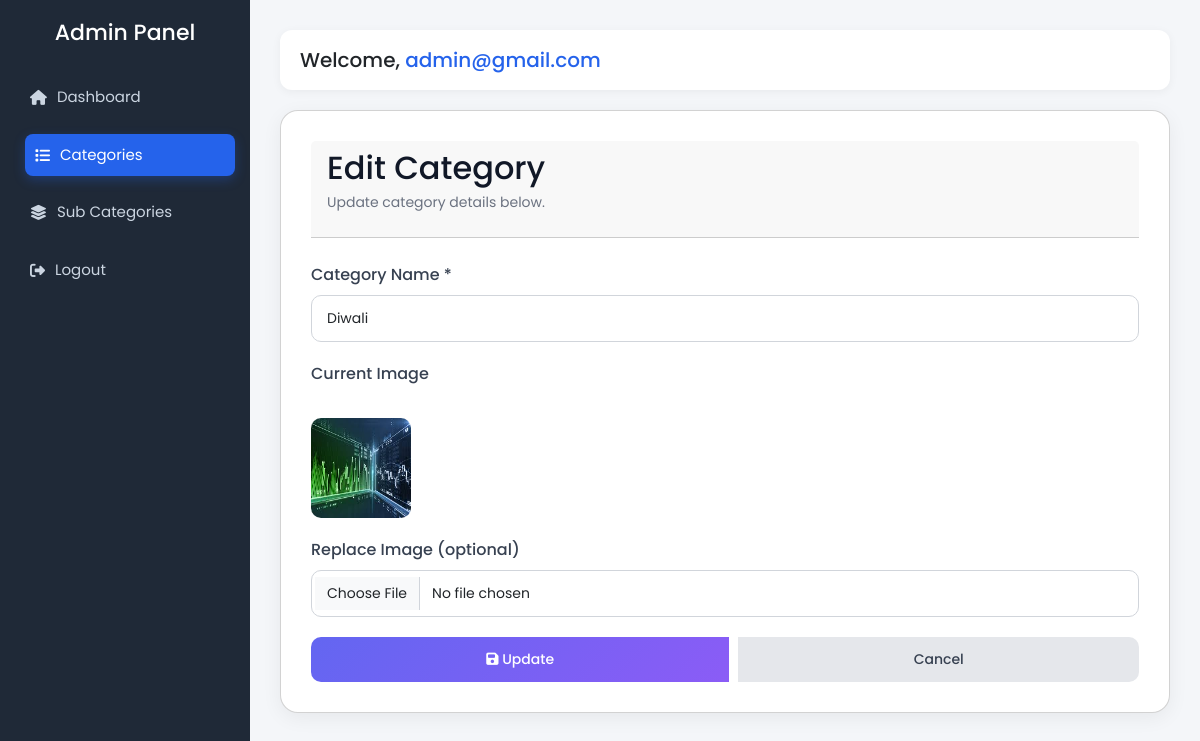
The page /category/edit_category.php?id=1 (signed in) on the database its author committed.
### tables this page shows
CREATE TABLE `categories` (
  `id` int(11) NOT NULL,
  `name` varchar(150) NOT NULL,
  `image` varchar(255) DEFAULT NULL,
  `date` date NOT NULL,
  `created_at` timestamp NOT NULL DEFAULT current_timestamp(),
  `updated_at` timestamp NOT NULL DEFAULT current_timestamp() ON UPDATE current_timestamp(),
  `deleted_at` timestamp NULL DEFAULT NULL
);

### category/edit_category.php (the view, shortened to what this page needs)
<?php
require "../config.php";
$baseUrl = "/festi-wisher/";
$id = intval($_GET['id']);
$sql = "SELECT * FROM categories WHERE id = $id LIMIT 1";
$result = mysqli_query($conn, $sql);
$category = mysqli_fetch_assoc($result);
?>
<!DOCTYPE html>
<html lang="en">
<head>
    <link rel="stylesheet" href="https://cdnjs.cloudflare.com/ajax/libs/font-awesome/6.5.0/css/all.min.css">
    <link rel="stylesheet" href="https://cdn.jsdelivr.net/npm/bootstrap@5.3.0/css/bootstrap.min.css">
    <link rel="stylesheet" href="../css/dashboard.css">
    <link rel="stylesheet" href="../css/add_category.css">
</head>
<body>
<?php include "../sidebar.php"; ?>
<div class="content">
    <div class="topbar">
        <div class="welcome">
            Welcome,
            <span class="username">
                <?= htmlspecialchars($_SESSION['user']) ?>
            </span>
        </div>
    </div>
    <div class="card">
        <div class="card-header">
            <h2>Edit Category</h2>
            <p>Update category details below.</p>
        </div>
        <form method="POST" enctype="multipart/form-data">
            <div class="form-group">
                <label>Category Name *</label>
                <input type="text" name="name" class="form-control"
                    value="<?= htmlspecialchars($category['name']) ?>" required>
            </div>
            <?php if (!empty($category['image'])) { ?>
                <div class="form-group">
                    <label>Current Image</label><br>
                    <img src="../uploads/categories/<?= htmlspecialchars($category['image']) ?>"
                        width="100" height="100" style="border-radius:10px;">
                </div>
            <?php } ?>
            <div class="form-group">
                <label>Replace Image (optional)</label>
                <input type="file" name="image" class="form-control" accept="image/*">
            </div>
            <div class="btn-group">
                <button type="submit" class="btn btn-save">
                    <i class="fa fa-save"></i> Update
                </button>
                <a href="<?= $baseUrl ?>category/categories.php" class="btn btn-reset">
                    Cancel
                </a>
            </div>
        </form>
    </div>
</div>
</body>
</html>

### css/dashboard.css (style rules this page uses)
* { margin: 0; padding: 0; box-sizing: border-box; font-family: 'Poppins', sans-serif; }
body { background: #f4f6f9; }
.content { margin-left: 250px; padding: 30px; }
.topbar { background: #fff; padding: 15px 20px; border-radius: 12px; margin-bottom: 20px; box-shadow: 0 2px 10px rgba(0, 0, 0, 0.05); }
.welcome { font-size: 20px; font-weight: 500; }
.username { color: #2563eb; }
.card { background: #fff; padding: 25px; border-radius: 12px; box-shadow: 0 2px 10px rgba(0, 0, 0, 0.05); }

### css/add_category.css (style rules this page uses)
.card { background: #fff; border-radius: 18px; padding: 30px; box-shadow: 0 5px 20px rgba(0, 0, 0, .06); }
.card-header { margin-bottom: 25px; }
.card-header h2 { color: #111827; margin-bottom: 5px; }
.card-header p { color: #6b7280; font-size: 14px; }
.form-group { margin-bottom: 20px; }
.form-group label { display: block; margin-bottom: 8px; font-weight: 500; color: #374151; }
.form-control { width: 100%; padding: 12px 15px; border: 1px solid #d1d5db; border-radius: 10px; font-size: 14px; transition: .3s; box-sizing: border-box; }
.btn-group { display: flex; gap: 10px; }
.btn { padding: 12px 20px; border: none; border-radius: 10px; cursor: pointer; font-size: 14px; font-weight: 500; transition: .3s; }
.btn-save { background: linear-gradient(135deg, #6366f1, #8b5cf6); color: #fff; }
.btn-reset { background: #e5e7eb; color: #374151; }

### rows shown on the page
categories: name "Diwali", image (picture)

### other values the page prints
$_SESSION['user'] "admin@gmail.com"
